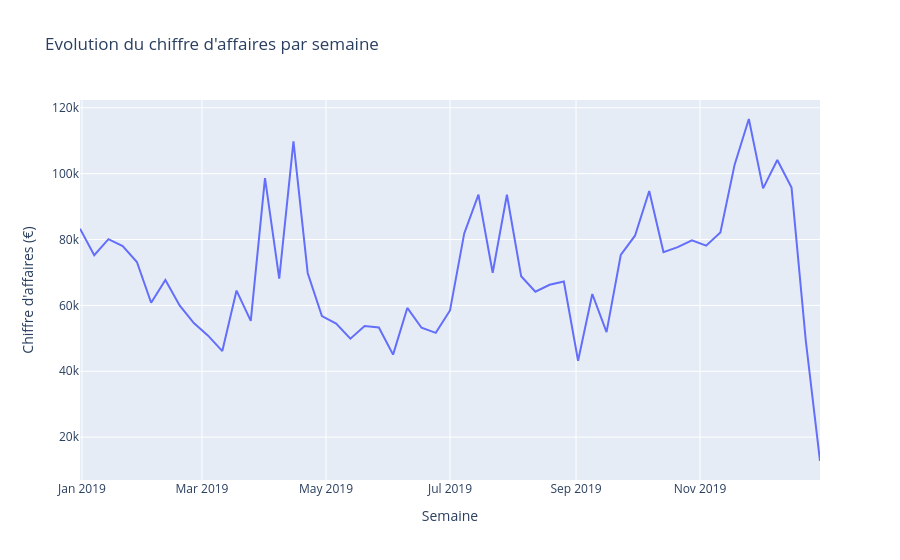

Notebook code for this chart:
### Markdown cell above
## Graphique évolution du CA par semaine

### Code cell
import plotly.express as px

data["semaine"] = data["Transaction_Date"].dt.to_period("W") # On ajoute une colonne "semaine" au data frame en prenant les semaines
ca_hebdo = data.groupby("semaine")["Total_price"].sum().reset_index()
ca_hebdo["semaine"] = ca_hebdo["semaine"].dt.to_timestamp()
ca_hebdo

graph_evolCA = px.line(ca_hebdo, x = "semaine", y = "Total_price", title= "Evolution du chiffre d'affaires par semaine",
              labels= {"semaine": "Semaine", "Total_price": "Chiffre d'affaires (€)"})
graph_evolCA.show()

### Figure 1 — Plotly figure (JSON) as saved in the notebook; plotly's stock layout.template omitted (floating-point values rounded to 4 significant figures)
{"data": [{"hovertemplate": "Semaine=%{x}<br>Chiffre d'affaires (€)=%{y}<extra></extra>", "legendgroup": "", "line": {"color": "#636efa", "dash": "solid"}, "marker": {"symbol": "circle"}, "mode": "lines", "name": "", "orientation": "v", "showlegend": false, "type": "scatter", "x": ["2018-12-31T00:00:00", "2019-01-07T00:00:00", "2019-01-14T00:00:00", "2019-01-21T00:00:00", "2019-01-28T00:00:00", "2019-02-04T00:00:00", "2019-02-11T00:00:00", "2019-02-18T00:00:00", "2019-02-25T00:00:00", "2019-03-04T00:00:00", "2019-03-11T00:00:00", "2019-03-18T00:00:00", "2019-03-25T00:00:00", "2019-04-01T00:00:00", "2019-04-08T00:00:00", "2019-04-15T00:00:00", "2019-04-22T00:00:00", "2019-04-29T00:00:00", "2019-05-06T00:00:00", "2019-05-13T00:00:00", "2019-05-20T00:00:00", "2019-05-27T00:00:00", "2019-06-03T00:00:00", "2019-06-10T00:00:00", "2019-06-17T00:00:00", "2019-06-24T00:00:00", "2019-07-01T00:00:00", "2019-07-08T00:00:00", "2019-07-15T00:00:00", "2019-07-22T00:00:00", "2019-07-29T00:00:00", "2019-08-05T00:00:00", "2019-08-12T00:00:00", "2019-08-19T00:00:00", "2019-08-26T00:00:00", "2019-09-02T00:00:00", "2019-09-09T00:00:00", "2019-09-16T00:00:00", "2019-09-23T00:00:00", "2019-09-30T00:00:00", "2019-10-07T00:00:00", "2019-10-14T00:00:00", "2019-10-21T00:00:00", "2019-10-28T00:00:00", "2019-11-04T00:00:00", "2019-11-11T00:00:00", "2019-11-18T00:00:00", "2019-11-25T00:00:00", "2019-12-02T00:00:00", "2019-12-09T00:00:00", "2019-12-16T00:00:00", "2019-12-23T00:00:00", "2019-12-30T00:00:00"], "xaxis": "x", "y": [83270.0, 75210.0, 80100.0, 77980.0, 73160.0, 60800.0, 67730.0, 60000.0, 54630.0, 50810.0, 46120.0, 64490.0, 55290.0, 98660.0, 68140.0, 109800.0, 69840.0, 56730.0, 54500.0, 49890.0, 53729, 53290.0, 45060.0, 59230.0, 53210.0, 51640.0, 58460.0, 81850.0, 93620.0, 69890.0, 93600.0, 68850.0, 64150.0, 66260.0, 67240.0, 43200.0, 63460.0, 51870.0, 75300.0, 81160.0, 94720.0, 76180.0, 77690.0, 79740.0, 78140.0, 82160.0, 102700.0, 116600.0, 95540.0, 104100.0, 95750.0, 49340.0, 12750.0], "yaxis": "y"}], "layout": {"legend": {"tracegroupgap": 0}, "title": {"text": "Evolution du chiffre d'affaires par semaine"}, "xaxis": {"anchor": "y", "domain": [0, 1], "title": {"text": "Semaine"}}, "yaxis": {"anchor": "x", "domain": [0, 1], "title": {"text": "Chiffre d'affaires (€)"}}}}
